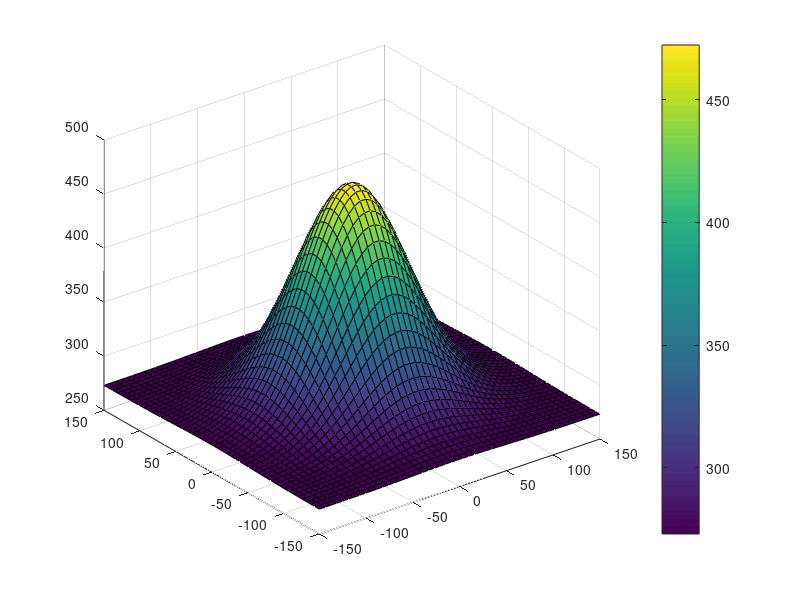

MATLAB code to generate this figure: (Note: this script raises an error after producing the figure.)
u=273;
time = 10;
alpha = 20;
B= 10;
width = 100;
z=0;
x = linspace(-150,150,50); y = linspace(-150,150,50); [X,Y]= meshgrid(x,y);

for i = 1:time
    u = u + B.*alpha.*exp((-2.*(X.^2+Y.^2)./width.^2)-alpha.*z)
    surf(Y,X,u);
    c = colorbar
    c.Label.String = 'Temperature (K)';
    zlabel('Temperature (K)');
    xlabel('X Position (m)');
    ylabel('Y Position (m)');
    title( ['Regolith Temperature with Beam Width ',num2str(width), 'mm at time ', num2str(i),'s']);
    h= get(gcf,'CurrentAxes');
    zlim([273, max(max(u))]);
    Frames(i) = getframe(h);
    %pause(0.05)
end

movie2avi(Frames,'Output.avi','compression','Cinepak','fps',1);
